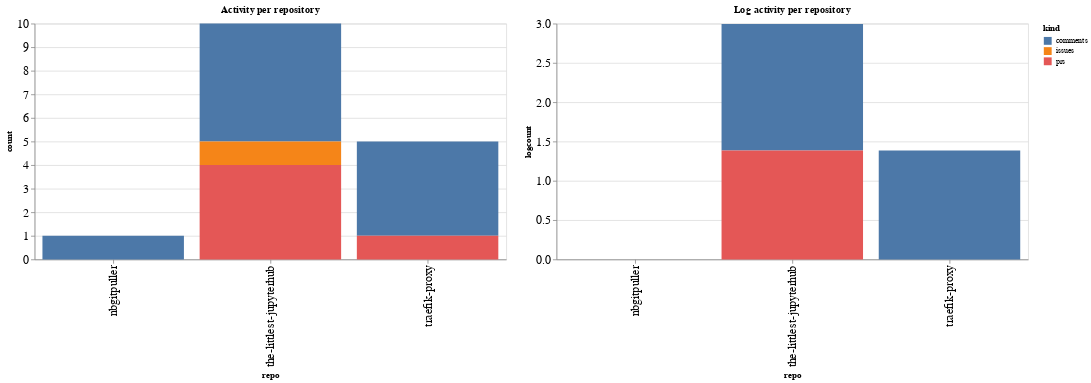

The cell this chart's notebook holds for it:
### Code cell
ch1 = alt.Chart(repo_summaries, width=600, title="Activity per repository").mark_bar().encode(
    x='repo',
    y='count',
    color='kind',
    tooltip="kind"
)

ch2 = alt.Chart(repo_summaries, width=600, title="Log activity per repository").mark_bar().encode(
    x='repo',
    y='logcount',
    color='kind',
    tooltip="kind"
)

ch1 | ch2

### Figure 1 — Vega-Lite specification as saved in the notebook (floating-point values rounded to 4 significant figures)
{"config": {"axisLeft": {"labelFontSize": 15}, "axisBottom": {"labelFontSize": 15}}, "hconcat": [{"mark": "bar", "encoding": {"color": {"type": "nominal", "field": "kind"}, "tooltip": {"type": "nominal", "field": "kind"}, "x": {"type": "nominal", "field": "repo"}, "y": {"type": "quantitative", "field": "count"}}, "title": "Activity per repository", "width": 600}, {"mark": "bar", "encoding": {"color": {"type": "nominal", "field": "kind"}, "tooltip": {"type": "nominal", "field": "kind"}, "x": {"type": "nominal", "field": "repo"}, "y": {"type": "quantitative", "field": "logcount"}}, "title": "Log activity per repository", "width": 600}], "data": {"name": "data-0d8098a8fd26d162111334279750f19b"}, "$schema": "https://vega.github.io/schema/vega-lite/v4.8.1.json", "datasets": {"data-0d8098a8fd26d162111334279750f19b": [{"repo": "nbgitpuller", "kind": "comments", "count": 1, "logcount": 0.0}, {"repo": "the-littlest-jupyterhub", "kind": "comments", "count": 5, "logcount": 1.609}, {"repo": "the-littlest-jupyterhub", "kind": "issues", "count": 1, "logcount": 0.0}, {"repo": "the-littlest-jupyterhub", "kind": "prs", "count": 4, "logcount": 1.386}, {"repo": "traefik-proxy", "kind": "comments", "count": 4, "logcount": 1.386}, {"repo": "traefik-proxy", "kind": "prs", "count": 1, "logcount": 0.0}]}}
